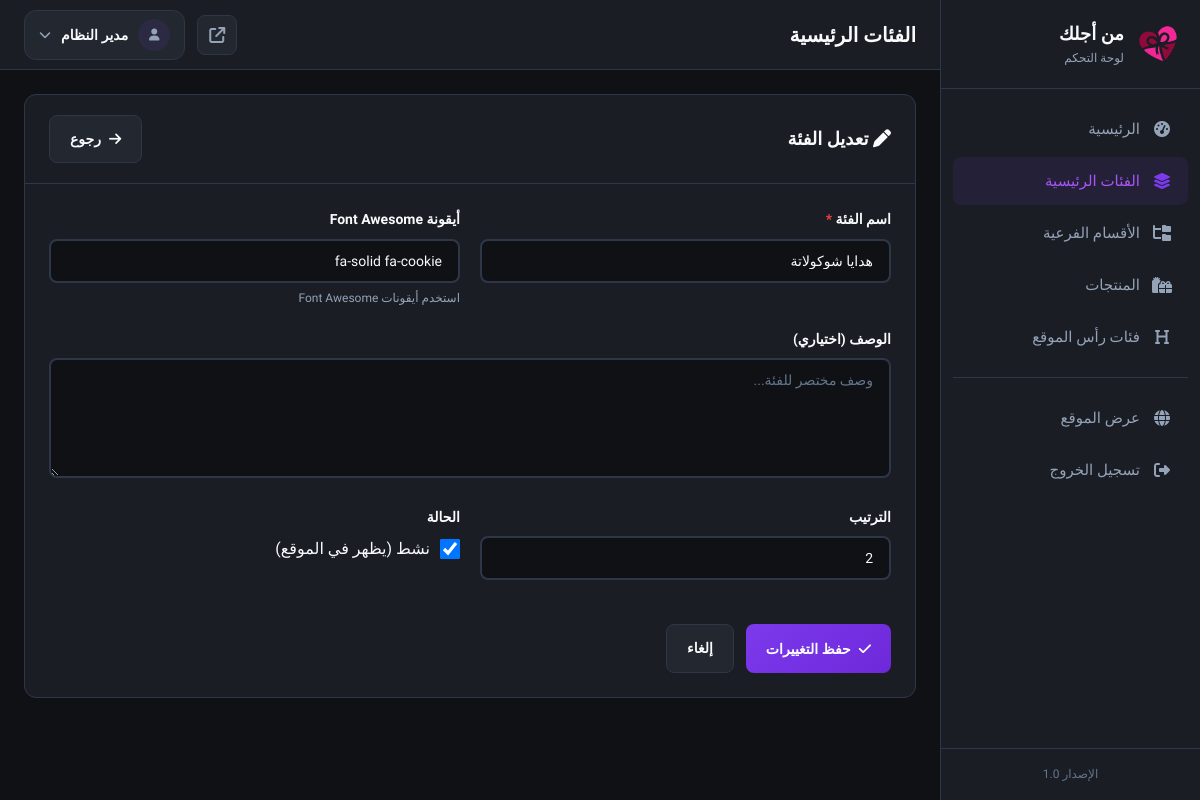
Screenshot of /admin/categories.php?action=edit&id=2 (signed in) with the database file from the repository.
### tables this page shows
CREATE TABLE IF NOT EXISTS categories (
    id INT AUTO_INCREMENT PRIMARY KEY,
    name VARCHAR(100) NOT NULL,
    slug VARCHAR(100) NOT NULL UNIQUE,
    icon VARCHAR(100) DEFAULT 'fa-solid fa-gift',
    description TEXT NULL,
    sort_order INT DEFAULT 0,
    is_active TINYINT(1) DEFAULT 1,
    created_at DATETIME DEFAULT CURRENT_TIMESTAMP,
    updated_at DATETIME DEFAULT CURRENT_TIMESTAMP ON UPDATE CURRENT_TIMESTAMP,
    
    INDEX idx_slug (slug),
    INDEX idx_sort_order (sort_order),
    INDEX idx_is_active (is_active)
);

### admin/categories.php (the view, shortened to what this page needs)
<?php
$db = getDB();
$action = $_GET['action'] ?? 'list';
$editId = isset($_GET['id']) ? (int)$_GET['id'] : 0;
$category = null;
if ($action === 'edit' && $editId) {
    $stmt = $db->prepare("SELECT * FROM categories WHERE id = ?");
    $stmt->execute([$editId]);
    $category = $stmt->fetch();
}
require_once 'includes/header.php';
$categories = [];
?>
<?php if ($action === 'list'): ?>
    <div class="card">
        <div class="card-header">
            <h2 class="card-title">
                <i class="fa-solid fa-layer-group"></i>
                الفئات الرئيسية
            </h2>
            <a href="?action=add" class="btn btn-primary">
                <i class="fa-solid fa-plus"></i>
                إضافة فئة
            </a>
        </div>
        <div class="card-body">
            <?php if (!empty($categories)): ?>
                <div class="table-wrapper">
                    <table class="data-table">
                        <thead>
                            <tr>
                                <th style="width: 60px;">#</th>
                                <th>الأيقونة</th>
                                <th>اسم الفئة</th>
                                <th>الأقسام</th>
                                <th>الترتيب</th>
                                <th>الحالة</th>
                                <th style="width: 150px;">الإجراءات</th>
                            </tr>
                        </thead>
                        <tbody>
                            <?php foreach ($categories as $cat): ?>
                                <tr>
                                    <td data-label="#"><?php echo $cat['id']; ?></td>
                                    <td data-label="الأيقونة">
                                        <span style="font-size: 20px; color: var(--primary);">
                                            <i class="<?php echo htmlspecialchars($cat['icon']); ?>"></i>
                                        </span>
                                    </td>
                                    <td data-label="اسم الفئة">
                                        <strong><?php echo htmlspecialchars($cat['name']); ?></strong>
                                        <br>
                                        <small style="color: var(--text-muted);"><?php echo $cat['slug']; ?></small>
                                    </td>
                                    <td data-label="الأقسام">
                                        <span class="badge badge-<?php echo $cat['subcategories_count'] > 0 ? 'success' : 'warning'; ?>">
                                            <?php echo $cat['subcategories_count']; ?> قسم
                                        </span>
                                    </td>
                                    <td data-label="الترتيب"><?php echo $cat['sort_order']; ?></td>
                                    <td data-label="الحالة">
                                        <?php if ($cat['is_active']): ?>
                                            <span class="badge badge-success">نشط</span>
                                        <?php else: ?>
                                            <span class="badge badge-danger">معطل</span>
                                        <?php endif; ?>
                                    </td>
                                    <td data-label="الإجراءات">
                                        <div class="actions">
                                            <a href="?action=edit&id=<?php echo $cat['id']; ?>"
                                               class="btn btn-sm btn-secondary" title="تعديل">
                                                <i class="fa-solid fa-pen"></i>
                                            </a>
                                            <a href="?action=delete&id=<?php echo $cat['id']; ?>"
                                               class="btn btn-sm btn-danger"
                                               data-confirm="هل أنت متأكد من حذف هذه الفئة؟"
                                               data-delete
                                               title="حذف">
                                                <i class="fa-solid fa-trash"></i>
                                            </a>
                                        </div>
                                    </td>
                                </tr>
                            <?php endforeach; ?>
                        </tbody>
                    </table>
                </div>
            <?php else: ?>
                <div class="empty-state">
                    <i class="fa-solid fa-layer-group"></i>
                    <h3>لا توجد فئات</h3>
                    <p>ابدأ بإضافة فئة جديدة</p>
                    <a href="?action=add" class="btn btn-primary">
                        <i class="fa-solid fa-plus"></i>
                        إضافة فئة
                    </a>
                </div>
            <?php endif; ?>
        </div>
    </div>
<?php else: ?>
    <div class="card">
        <div class="card-header">
            <h2 class="card-title">
                <i class="fa-solid fa-<?php echo $action === 'edit' ? 'pen' : 'plus'; ?>"></i>
                <?php echo $action === 'edit' ? 'تعديل الفئة' : 'إضافة فئة جديدة'; ?>
            </h2>
            <a href="categories.php" class="btn btn-secondary">
                <i class="fa-solid fa-arrow-right"></i>
                رجوع
            </a>
        </div>
        <div class="card-body">
            <form method="POST" action="">
                <div class="form-row">
                    <div class="form-group">
                        <label class="form-label">
                            اسم الفئة <span class="required">*</span>
                        </label>
                        <input type="text" name="name" class="form-input"
                               value="<?php echo htmlspecialchars($category['name'] ?? ''); ?>" required>
                    </div>
                    <div class="form-group">
                        <label class="form-label">أيقونة Font Awesome</label>
                        <input type="text" name="icon" class="form-input"
                               value="<?php echo htmlspecialchars($category['icon'] ?? 'fa-solid fa-gift'); ?>"
                               placeholder="fa-solid fa-gift">
                        <div class="form-hint">
                            استخدم أيقونات <a href="https://fontawesome.com/icons" target="_blank">Font Awesome</a>
                        </div>
                    </div>
                </div>
                <div class="form-group">
                    <label class="form-label">الوصف (اختياري)</label>
                    <textarea name="description" class="form-textarea"
                              placeholder="وصف مختصر للفئة..."><?php echo htmlspecialchars($category['description'] ?? ''); ?></textarea>
                </div>
                <div class="form-row">
                    <div class="form-group">
                        <label class="form-label">الترتيب</label>
                        <input type="number" name="sort_order" class="form-input"
                               value="<?php echo $category['sort_order'] ?? 0; ?>"
                               min="0">
                    </div>
                    <div class="form-group">
                        <label class="form-label">الحالة</label>
                        <label style="display: flex; align-items: center; gap: 10px; cursor: pointer; margin-top: 8px;">
                            <input type="checkbox" name="is_active" value="1"
                                   <?php echo (!$category || $category['is_active']) ? 'checked' : ''; ?>
                                   style="width: 20px; height: 20px;">
                            <span>نشط (يظهر في الموقع)</span>
                        </label>
                    </div>
                </div>
                <div style="display: flex; gap: 12px; margin-top: 24px;">
                    <button type="submit" class="btn btn-primary">
                        <i class="fa-solid fa-check"></i>
                        <?php echo $action === 'edit' ? 'حفظ التغييرات' : 'إضافة الفئة'; ?>
                    </button>
                    <a href="categories.php" class="btn btn-secondary">إلغاء</a>
                </div>
            </form>
        </div>
    </div>
<?php endif; ?>
<?php require_once 'includes/footer.php'; ?>

### admin/assets/css/admin.css (style rules this page uses)
:root { --primary: #7c3aed; --primary-dark: #6d28d9; --primary-light: #a855f7; --primary-soft: rgba(124, 58, 237, 0.1); --success: #22c55e; --success-soft: rgba(34, 197, 94, 0.1); --warning: #f59e0b; --warning-soft: rgba(245, 158, 11, 0.1); --danger: #ef4444; --danger-soft: rgba(239, 68, 68, 0.1); --info: #3b82f6; --info-soft: rgba(59, 130, 246, 0.1); --bg-dark: #0f1115; --bg-card: #1a1d24; --bg-hover: #232830; --bg-elevated: #21252d; --text: #f8fafc; --text-muted: #94a3b8; --text-light: #64748b; --border: #2d3748; --border-light: #374151; --sidebar-width: 260px; --topbar-height: 70px; --radius: 12px; --radius-sm: 8px; --shadow: 0 4px 20px rgba(0, 0, 0, 0.3); --transition: 0.3s ease; }
* { margin: 0; padding: 0; box-sizing: border-box; }
body { font-family: 'Tajawal', sans-serif; background: var(--bg-dark); color: var(--text); line-height: 1.6; min-height: 100vh; }
a { text-decoration: none; color: inherit; }
.card { background: var(--bg-card); border: 1px solid var(--border); border-radius: var(--radius); overflow: hidden; }
.card-header { padding: 20px 24px; border-bottom: 1px solid var(--border); display: flex; align-items: center; justify-content: space-between; gap: 16px; }
.card-title { font-size: 18px; font-weight: 700; color: var(--text); }
.card-body { padding: 24px; }
.btn { display: inline-flex; align-items: center; justify-content: center; gap: 8px; padding: 12px 20px; font-size: 14px; font-weight: 600; font-family: inherit; border-radius: var(--radius-sm); border: none; cursor: pointer; transition: all var(--transition); }
.btn-primary { background: linear-gradient(135deg, var(--primary) 0%, var(--primary-dark) 100%); color: white; }
.btn-secondary { background: var(--bg-hover); color: var(--text); border: 1px solid var(--border); }
.form-group { margin-bottom: 20px; }
.form-label { display: block; font-size: 14px; font-weight: 600; color: var(--text); margin-bottom: 8px; }
.form-label .required { color: var(--danger); }
.form-input, .form-select, .form-textarea { width: 100%; padding: 12px 16px; font-size: 14px; font-family: inherit; background: var(--bg-dark); border: 2px solid var(--border); border-radius: var(--radius-sm); color: var(--text); transition: all var(--transition); }
.form-input::placeholder, .form-textarea::placeholder { color: var(--text-light); }
.form-textarea { min-height: 120px; resize: vertical; }
.form-hint { font-size: 12px; color: var(--text-muted); margin-top: 6px; }
.form-row { display: grid; grid-template-columns: repeat(2, 1fr); gap: 20px; }

### rows the page displays
categories: name "هدايا شوكولاتة", icon "fa-solid fa-cookie", sort_order "2", is_active "☑"

### other values shown
$item['label'] "الرئيسية"
$item['label'] "الفئات الرئيسية"
$item['label'] "الأقسام الفرعية"
$item['label'] "المنتجات"
$item['label'] "فئات رأس الموقع"
$pageTitle "الفئات الرئيسية"
$currentAdmin['full_name'] "مدير النظام"
